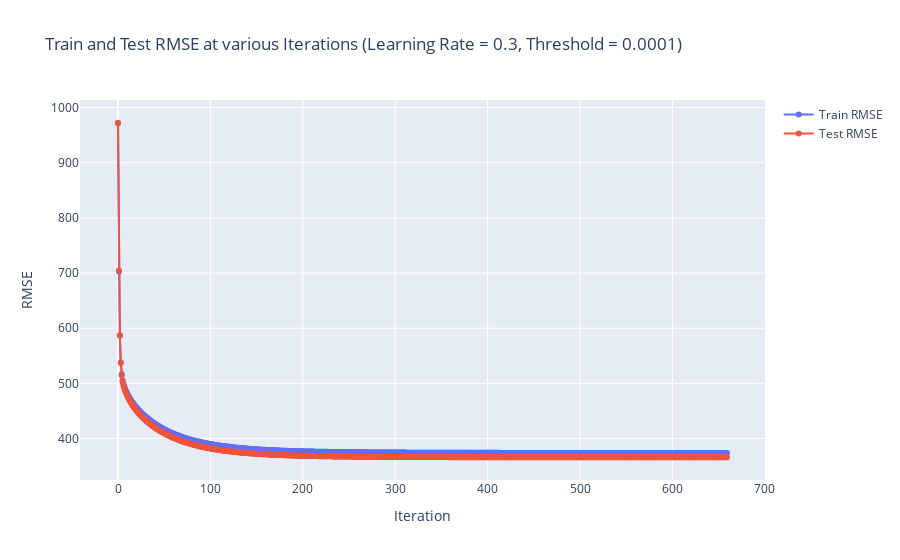

This figure's notebook cell:
### Code cell
fig = go.Figure()

fig.add_trace(go.Scatter(x = df_lin_param_errors['iteration'], y = df_lin_param_errors['train_rmse'], 
                         mode = 'lines+markers', name = 'Train RMSE'))
fig.add_trace(go.Scatter(x = df_lin_param_errors['iteration'], y = df_lin_param_errors['test_rmse'], 
                         mode = 'lines+markers', name = 'Test RMSE'))
fig.update_layout(title = 'Train and Test RMSE at various Iterations (Learning Rate = 0.3, Threshold = 0.0001)', 
                  xaxis_title = 'Iteration', yaxis_title = 'RMSE',
                  hovermode = 'x unified')

fig.show()

### Figure 1 — Plotly figure (JSON) as saved in the notebook; plotly's stock layout.template omitted (floating-point values rounded to 4 significant figures; data arrays with more than 128 entries replaced by an {"elided": "..."} marker saying what was removed)
{"data": [{"mode": "lines+markers", "name": "Train RMSE", "type": "scatter", "x": {"elided": "660 int values"}, "y": {"elided": "660 float values"}}, {"mode": "lines+markers", "name": "Test RMSE", "type": "scatter", "x": {"elided": "660 int values"}, "y": {"elided": "660 float values"}}], "layout": {"hovermode": "x unified", "title": {"text": "Train and Test RMSE at various Iterations (Learning Rate = 0.3, Threshold = 0.0001)"}, "xaxis": {"title": {"text": "Iteration"}}, "yaxis": {"title": {"text": "RMSE"}}}}
